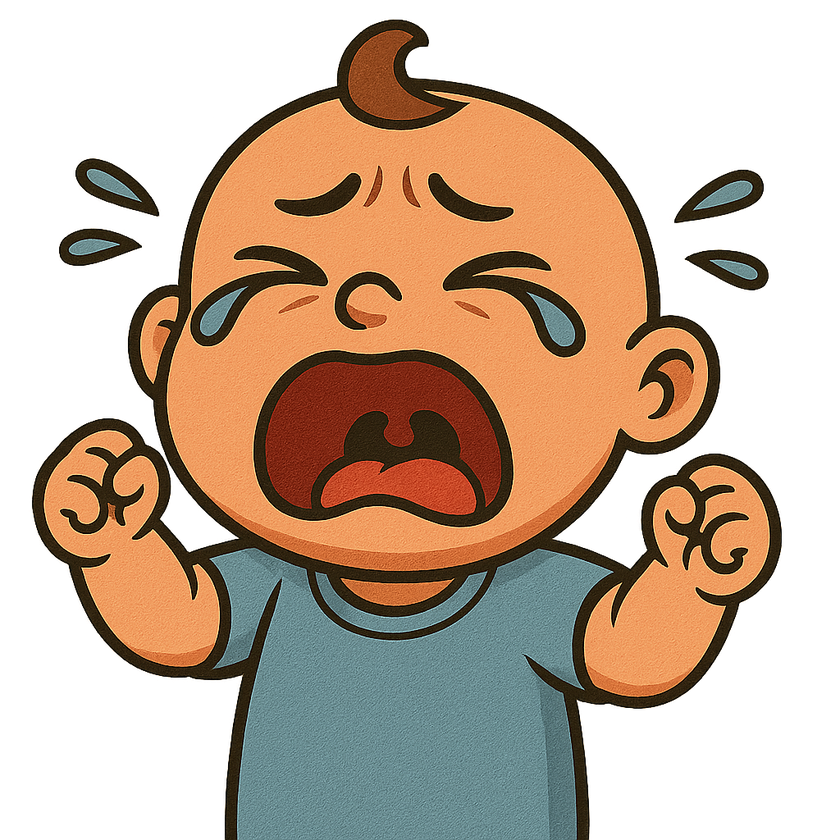
#> input picture cartoon-test/baby.png, 840 x 840 px, shrunk from 1024 x 1024 before the run
$ python simple_black_border.py ../../cartoon-test/baby.png out.png
#> lines starting #> are read from the running program, lines starting #| are printed output that depends on the picture; after the words box and inside, x2 and y2 are one past the last pixel; in counts of white or black regions, pixels touching at a corner belong together
#!/usr/bin/env python3
# -*- coding: utf-8 -*-

"""
CLI תואם ל-centerline_swt*: אותם דגלים ונתיבים.
מסמן גבול "דיו (כמעט שחור) ↔ לא-דיו" בתמונת PNG (כולל אלפא).
- לבן (255) = פיקסל גבול
- שחור (0)  = לא גבול

עדכון חשוב: opaque = (alpha >= 64) כדי *לא* לסמן קצה שחור↔שקוף עם אנטי־אליאס.
"""

import argparse
import json
import os
from datetime import datetime
from typing import Tuple
import numpy as np
from PIL import Image

# ===== קבועים פנימיים (אין דגלי CLI, שמירת תאימות) =====
ALPHA_MIN = 64        # אלפא מינימלי להיחשב "לא שקוף" (היה 1)
NEAR_BLACK_MAX = 32   # max(R,G,B)<=32 נחשב "כמעט שחור"
LUMA_MAX = 56.0       # לומה נמוכה
SAT_MAX = 0.28        # רוויה נמוכה

# ------------ עזרי תמונה / מסכות ------------
def load_rgba(path: str) -> np.ndarray:
#> called with path = '../../cartoon-test/baby.png'
    im = Image.open(path).convert("RGBA")
#> im is the input picture: PIL image 840x840 RGBA; mean R, G, B, A 87.1, 65, 46.1, 142.1
    return np.array(im, dtype=np.uint8)  # H x W x 4

def rgb_to_luma_and_sat(r: np.ndarray, g: np.ndarray, b: np.ndarray) -> Tuple[np.ndarray, np.ndarray]:
    r_f = r.astype(np.float32); g_f = g.astype(np.float32); b_f = b.astype(np.float32)
    cmax = np.maximum(np.maximum(r_f, g_f), b_f)
    cmin = np.minimum(np.minimum(r_f, g_f), b_f)
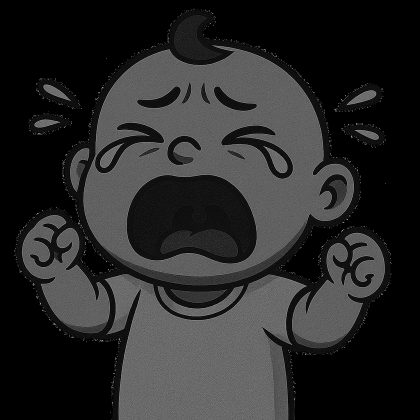
#> cmin: shape (840, 840) float32 (shown at 1/2 size); min 0, max 255, mean 41.1
    luma = 0.2126 * r_f + 0.7152 * g_f + 0.0722 * b_f
    sat = (cmax - cmin) / (cmax + 1e-6)
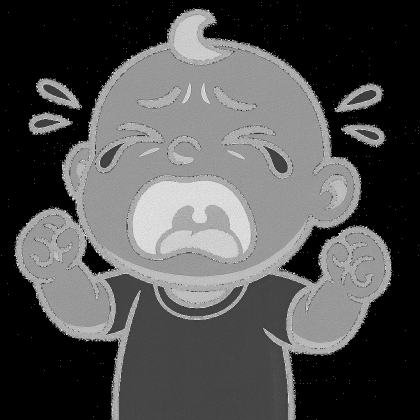
#> sat: shape (840, 840) float32 (shown at 1/2 size); min 0, max 1, mean 0.32
    return luma, sat

def build_ink_and_color_masks(rgba: np.ndarray) -> Tuple[np.ndarray, np.ndarray]:
    """
    ink_mask: "דיו" — כמעט שחור/אפור כהה אטום.
    color_mask: כל מה שאטום מספיק ואינו דיו.
    שקופים (alpha < ALPHA_MIN) לא נספרים בשום מסכה.
    """
    r, g, b, a = [rgba[..., i] for i in range(4)]
    opaque = (a >= ALPHA_MIN)

    luma, sat = rgb_to_luma_and_sat(r, g, b)
    near_black = (np.maximum(np.maximum(r, g), b) <= NEAR_BLACK_MAX)
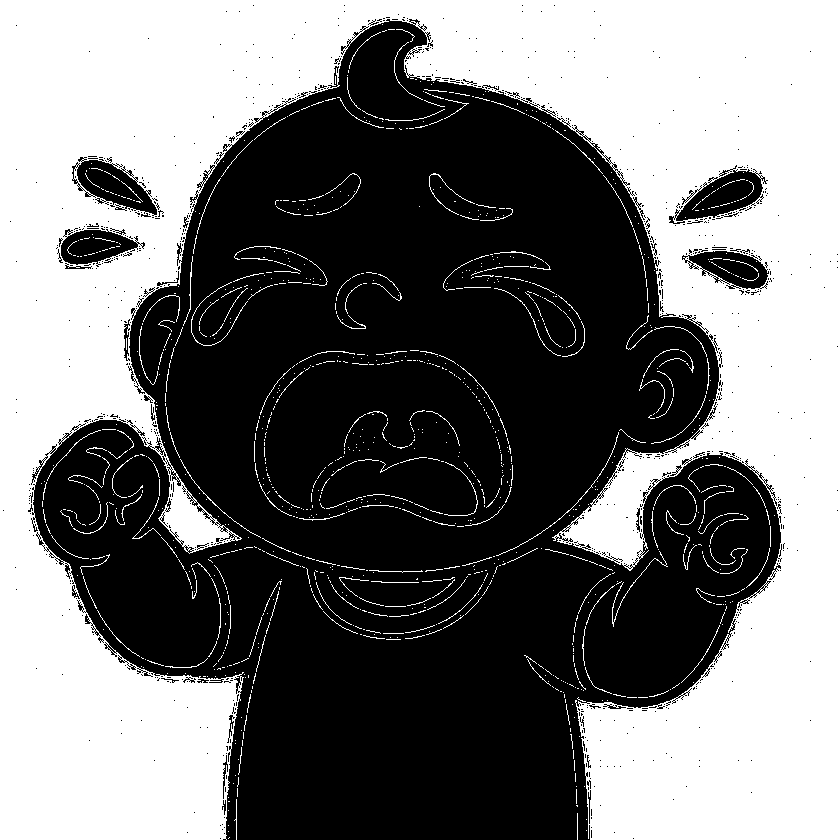
#> near_black: shape (840, 840) bool; 45.5% white; 1092 white regions (905 under 20 px), largest, box (x1, y1, x2, y2) and area: (0, 0, 840, 840) 310232, (496, 432, 619, 556) 166, (612, 551, 668, 627) 150
    dark_grey  = (luma <= LUMA_MAX) & (sat <= SAT_MAX)
#> dark_grey: shape (840, 840) bool; 43.3% white; 1612 white regions (1610 under 20 px), largest, box (x1, y1, x2, y2) and area: (0, 0, 840, 840) 300931, (164, 478, 230, 551) 2053

    ink_mask = opaque & (near_black | dark_grey)
#> ink_mask: shape (840, 840) bool; 2.4% white in thin lines or dots, all inside (x1, y1, x2, y2) = (32, 19, 782, 840)
    color_mask = opaque & (~ink_mask)
#> color_mask: shape (840, 840) bool; 53.6% white; 985 black regions (793 under 20 px), largest, box (x1, y1, x2, y2) and area: (0, 0, 840, 840) 316390, (496, 432, 619, 556) 166, (612, 551, 668, 627) 150
    return ink_mask, color_mask

def neighbors8(mask: np.ndarray) -> np.ndarray:
    up    = np.roll(mask,  1, axis=0); up[0, :] = False
#> after `up[0, :] = False`:
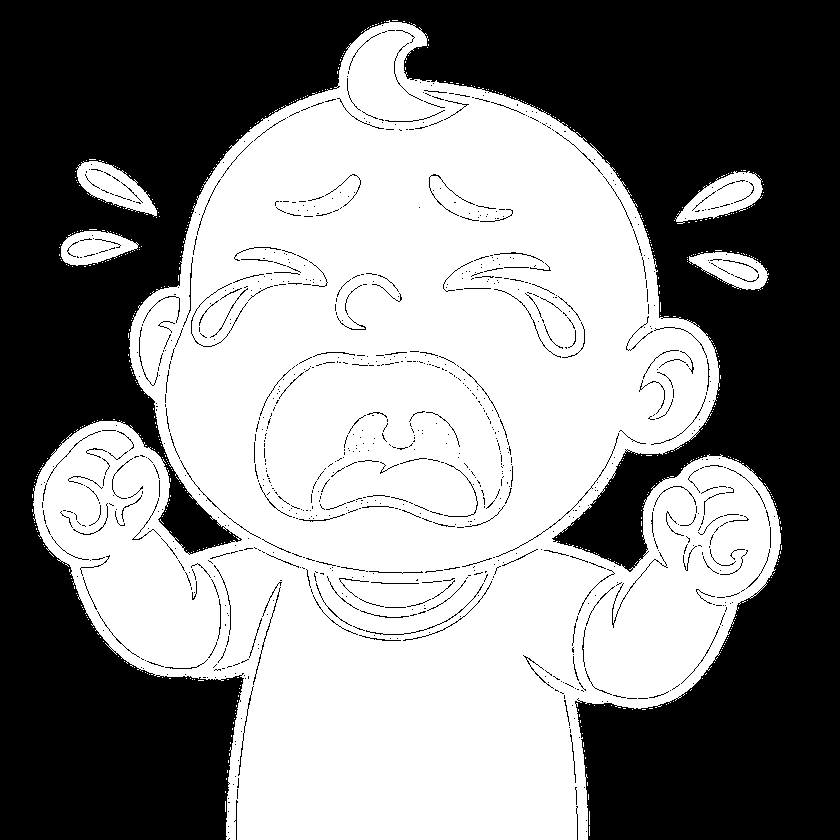
#> up: shape (840, 840) bool; 53.5% white; 985 black regions (793 under 20 px), largest, box (x1, y1, x2, y2) and area: (0, 0, 840, 840) 316753, (496, 433, 619, 557) 166, (612, 552, 668, 628) 150
    down  = np.roll(mask, -1, axis=0); down[-1, :] = False
    left  = np.roll(mask,  1, axis=1); left[:, 0] = False
    right = np.roll(mask, -1, axis=1); right[:, -1] = False
    uleft  = np.roll(up,   1, axis=1);  uleft[:, 0] = False
    uright = np.roll(up,  -1, axis=1);  uright[:, -1] = False
    dleft  = np.roll(down, 1, axis=1);  dleft[:, 0] = False
    dright = np.roll(down,-1, axis=1);  dright[:, -1] = False
    return up | down | left | right | uleft | uright | dleft | dright
#> returned value: shape (840, 840) bool; 56.4% white; 396 black regions (394 under 20 px), largest, box (x1, y1, x2, y2) and area: (0, 0, 840, 840) 305164, (162, 469, 235, 550) 2340

def neighbor_count8(mask: np.ndarray) -> np.ndarray:
    total = np.zeros_like(mask, dtype=np.uint8)
    for dy in (-1, 0, 1):
        for dx in (-1, 0, 1):
            if dy == 0 and dx == 0: continue
            rolled = np.roll(np.roll(mask, dy, axis=0), dx, axis=1)
            if dy == -1: rolled[-1, :] = False
            if dy ==  1: rolled[0,  :] = False
            if dx == -1: rolled[:, -1] = False
            if dx ==  1: rolled[:,  0] = False
            total += rolled.astype(np.uint8)
#> rolled: shape (840, 840) bool; 7.9% white; 130 white regions (88 under 20 px), largest, box (x1, y1, x2, y2) and area: (165, 79, 783, 840) 12935, (33, 20, 430, 840) 5127, (582, 464, 773, 700) 4815
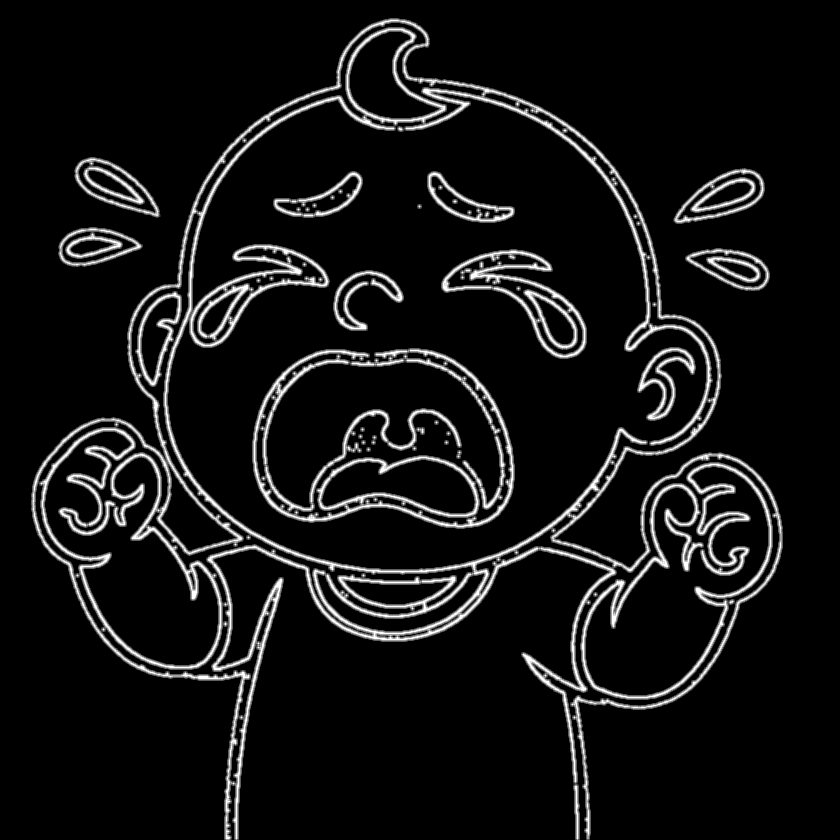
#> total: shape (840, 840); min 0, max 8, mean 0.629; drawn with min black and max white
    return total

def compute_boundary(ink_mask: np.ndarray, color_mask: np.ndarray) -> np.ndarray:
    # גבול = דיו עם שכן צבע או צבע עם שכן דיו (8-קישוריות)
    color_neigh = neighbors8(color_mask)
    ink_neigh   = neighbors8(ink_mask)
    boundary = (ink_mask & color_neigh) | (color_mask & ink_neigh)
    # ניקוי: הסרת פיקסלי גבול בודדים
    deg = neighbor_count8(boundary)
    return boundary & (deg >= 1)

def save_binary_mask(mask: np.ndarray, out_path: str):
#> called with out_path = 'out.png'
    img = Image.fromarray(np.where(mask, 255, 0).astype(np.uint8), mode="L")
#> img: PIL image 840x840 L; 7.9% white; 130 white regions (88 under 20 px), largest, box (x1, y1, x2, y2) and area: (164, 78, 782, 840) 12940, (32, 19, 429, 840) 5132, (581, 463, 772, 699) 4815
    img.save(out_path)

# ------------ CLI תאימות + Debug ------------
# [5 lines left out: function parse_canny_pair, not called in this run]

def ensure_debug_dir(path: str):
    if path and len(path.strip()) > 0:
        os.makedirs(path, exist_ok=True)

def save_debug(rgba, ink_mask, color_mask, boundary, debug_dir, args_dict, cwd):
    if not debug_dir: return
    ensure_debug_dir(debug_dir)
    with open(os.path.join(debug_dir, "run_meta.json"), "w", encoding="utf-8") as f:
        json.dump({
            "timestamp": datetime.utcnow().isoformat() + "Z",
            "cwd": cwd,
            "args": args_dict,
            "notes": "Opaque threshold set to alpha>=64 to ignore black↔transparent edges."
        }, f, ensure_ascii=False, indent=2)
    Image.fromarray(rgba, mode="RGBA").save(os.path.join(debug_dir, "00_input_rgba.png"))
    Image.fromarray(np.where(ink_mask, 255, 0).astype(np.uint8), mode="L").save(os.path.join(debug_dir, "01_mask_ink.png"))
    Image.fromarray(np.where(color_mask, 255, 0).astype(np.uint8), mode="L").save(os.path.join(debug_dir, "02_mask_color.png"))
    Image.fromarray(np.where(boundary, 255, 0).astype(np.uint8), mode="L").save(os.path.join(debug_dir, "03_boundary.png"))

def main():
    parser = argparse.ArgumentParser(description="Binary outline: ink(near-black) ↔ non-ink, ignoring low-alpha fringe. CLI-compatible with SWT-style flags.")
    parser.add_argument("input_png", type=str)
    parser.add_argument("output_png", type=str)
    # דגלי תאימות (לא בשימוש אלגוריתמי)
    parser.add_argument("--wmin", type=float, default=3.0)
    parser.add_argument("--wmax", type=float, default=28.0)
    parser.add_argument("--angle-tol", type=float, default=25.0)
    parser.add_argument("--step", type=float, default=0.5)
    parser.add_argument("--Lmax", type=float, default=60.0)
    parser.add_argument("--Cmax", type=float, default=22.0)
    parser.add_argument("--canny", type=parse_canny_pair, default=(40, 120))
    parser.add_argument("--grad-min", type=float, default=0.40)
    parser.add_argument("--inkcov-min", type=float, default=0.55)
    parser.add_argument("--accum-sigma", type=float, default=0.8)
    parser.add_argument("--accum-thr", type=float, default=0.18)
    parser.add_argument("--min-branch", type=int, default=10)
    parser.add_argument("--ring-fallback", action="store_true")
    parser.add_argument("--debug-dir", type=str, default=None)

    args = parser.parse_args()
    args_dict = vars(args).copy()

    cwd = os.getcwd()
    print("[centerline_swt_v4] cwd:", cwd)
    print("[centerline_swt_v4] input_png:", args.input_png)
    print("[centerline_swt_v4] output_png:", args.output_png)
    if args.debug_dir:
        print("[centerline_swt_v4] debug_dir:", args.debug_dir)

    rgba = load_rgba(args.input_png)
    ink_mask, color_mask = build_ink_and_color_masks(rgba)
    boundary = compute_boundary(ink_mask, color_mask)
    save_binary_mask(boundary, args.output_png)
    save_debug(rgba, ink_mask, color_mask, boundary, args.debug_dir, args_dict, cwd)

if __name__ == "__main__":
    main()
